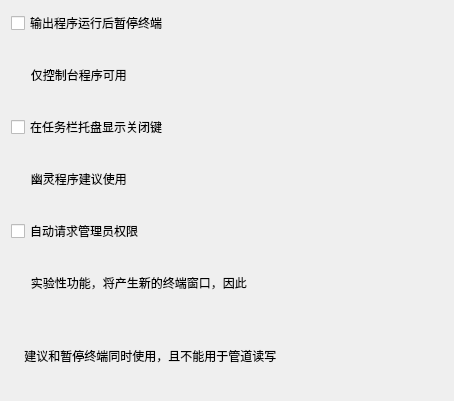
<?xml version="1.0" encoding="UTF-8"?>
<ui version="4.0">
 <class>Form</class>
 <widget class="QWidget" name="Form">
  <property name="geometry">
   <rect>
    <x>0</x>
    <y>0</y>
    <width>454</width>
    <height>401</height>
   </rect>
  </property>
  <property name="windowTitle">
   <string>Form</string>
  </property>
  <layout class="QVBoxLayout" name="verticalLayout_2">
   <item>
    <layout class="QVBoxLayout" name="verticalLayout">
     <item>
      <widget class="QCheckBox" name="checkBox_pause">
       <property name="text">
        <string>输出程序运行后暂停终端</string>
       </property>
      </widget>
     </item>
     <item>
      <widget class="QLabel" name="label">
       <property name="text">
        <string>      仅控制台程序可用</string>
       </property>
      </widget>
     </item>
     <item>
      <widget class="QCheckBox" name="checkBox_closetarbar">
       <property name="text">
        <string>在任务栏托盘显示关闭键</string>
       </property>
      </widget>
     </item>
     <item>
      <widget class="QLabel" name="label_2">
       <property name="text">
        <string>      幽灵程序建议使用</string>
       </property>
      </widget>
     </item>
     <item>
      <widget class="QCheckBox" name="checkBox_admin">
       <property name="text">
        <string>自动请求管理员权限</string>
       </property>
      </widget>
     </item>
     <item>
      <widget class="QLabel" name="label_3">
       <property name="text">
        <string>      实验性功能，将产生新的终端窗口，因此</string>
       </property>
      </widget>
     </item>
     <item>
      <widget class="QLabel" name="label_4">
       <property name="text">
        <string>    建议和暂停终端同时使用，且不能用于管道读写</string>
       </property>
      </widget>
     </item>
    </layout>
   </item>
  </layout>
 </widget>
 <resources/>
 <connections/>
</ui>
